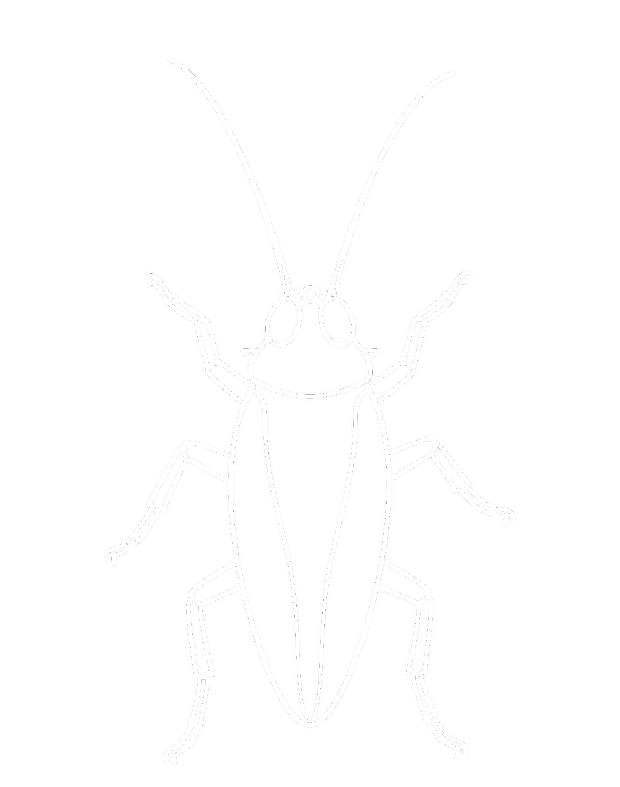
#> input picture assets/experiments/bug_v2/01_detailed.png, 620 x 787 px
$ python generate_bug_v2_frame01_simple.py
#> lines starting #> are read from the running program, lines starting #| are printed output that depends on the picture
#!/usr/bin/env python3
"""
Bug v2 frame 01 — SIMPLIFIED thick-line contact pose.

Keeps the detailed candidate as reference. Does not touch live public assets.

Why simple:
  - Bug is ~24px on screen — tiny details vanish
  - Full 6-leg + antenna realism is hard to animate consistently across 10 frames
  - Unity live asset uses thick strokes (~16px on source); detailed AI pass was ~5px

Outputs:
  assets/experiments/bug_v2/01_simple.png          (primary candidate now)
  assets/source/bug_v2/01_simple.svg
  assets/reference/previews/bug_v2_01_simple_*.png
"""
from __future__ import annotations

import math
from pathlib import Path

from PIL import Image, ImageDraw, ImageFilter

ROOT = Path(__file__).resolve().parents[1]
EXP = ROOT / "assets" / "experiments" / "bug_v2"
SRC = ROOT / "assets" / "source" / "bug_v2"
PREV = ROOT / "assets" / "reference" / "previews"

W, H = 620, 787
CX = 310.0
BASELINE = 762.0
WHITE = (255, 255, 255, 255)
GRAY = (136, 136, 136, 255)

# Match Unity thickness feel (Unity ~16px on ~510px-wide sprite)
BODY_W = 18
LEG_W = 16
ANT_W = 12
EYE_W = 14
SEAM_W = 6


def cubic(
    p0: tuple[float, float],
    p1: tuple[float, float],
    p2: tuple[float, float],
    p3: tuple[float, float],
    steps: int = 16,
) -> list[tuple[float, float]]:
    pts: list[tuple[float, float]] = []
    for i in range(steps + 1):
        t = i / steps
        u = 1 - t
        x = u**3 * p0[0] + 3 * u**2 * t * p1[0] + 3 * u * t**2 * p2[0] + t**3 * p3[0]
        y = u**3 * p0[1] + 3 * u**2 * t * p1[1] + 3 * u * t**2 * p2[1] + t**3 * p3[1]
        pts.append((x, y))
    return pts


def stroke(
    draw: ImageDraw.ImageDraw,
    pts: list[tuple[float, float]],
    color: tuple[int, int, int, int],
    width: float,
) -> None:
    if len(pts) < 2:
        return
    w = max(1, int(round(width)))
    draw.line(pts, fill=color, width=w, joint="curve")
    r = max(1, w // 2)
    for x, y in (pts[0], pts[-1]):
        draw.ellipse((x - r, y - r, x + r, y + r), fill=color)


def teardrop(cx: float, cy: float, rx: float, ry: float, taper: float = 0.70, n: int = 56) -> list[tuple[float, float]]:
    pts: list[tuple[float, float]] = []
    for i in range(n):
        a = (i / n) * math.tau - math.pi / 2
        v = (math.sin(a) + 1) / 2  # 0 top → 1 bottom
        sx = 1.05 - (1.05 - taper) * v
        pts.append((cx + math.cos(a) * rx * sx, cy + math.sin(a) * ry))
    pts.append(pts[0])
    return pts


def draw_simple(img: Image.Image) -> None:
    d = ImageDraw.Draw(img)
    bc = CX + 4
    body_cy = 450.0
    eye_cy = 248.0

    # --- 6 legs: ONE bend each (hip → knee → foot). No claws, spines, tarsi. ---
    # Contact tripod: L-front, R-mid, L-hind planted on baseline.
    legs = [
        # L-front planted
        ((bc - 36, 300), (bc - 110, 380), (bc - 130, BASELINE - 2), True),
        # R-front raised
        ((bc + 38, 295), (bc + 120, 270), (bc + 150, 340), False),
        # L-mid raised
        ((bc - 68, 410), (bc - 145, 450), (bc - 160, 530), False),
        # R-mid planted
        ((bc + 70, 415), (bc + 145, 500), (bc + 155, BASELINE - 2), True),
        # L-hind planted (long)
        ((bc - 52, 540), (bc - 100, 660), (bc - 85, BASELINE - 2), True),
        # R-hind raised
        ((bc + 55, 535), (bc + 120, 630), (bc + 145, 700), False),
    ]
    for hip, knee, foot, planted in legs:
        path = cubic(hip, ((hip[0] + knee[0]) / 2, (hip[1] + knee[1]) / 2), knee, foot, 14)
        stroke(d, path, WHITE, LEG_W if planted else LEG_W - 1)

    # --- Abdomen: thick hollow teardrop ---
    stroke(d, teardrop(bc, body_cy, 118, 210, taper=0.68), WHITE, BODY_W)
    # single center seam (gray, thin — optional read at scale)
    stroke(d, [(bc, body_cy - 170), (bc, body_cy + 180)], GRAY, SEAM_W)

    # --- Pronotum: one simple shield ---
    d.ellipse((bc - 70, eye_cy + 10, bc + 70, eye_cy + 85), outline=WHITE, width=BODY_W - 2)

    # --- Eyes only (no ocelli / spikes / mouth bumps) ---
    for ex in (bc - 26, bc + 26):
        d.ellipse((ex - 24, eye_cy - 28, ex + 24, eye_cy + 30), outline=WHITE, width=EYE_W)

    # --- Antennae: 2 thick simple curves ---
    stroke(
        d,
        cubic((bc - 8, eye_cy - 30), (bc - 40, eye_cy - 90), (bc - 55, 110), (bc - 62, 55), 12),
        WHITE,
        ANT_W,
    )
    stroke(
        d,
        cubic((bc + 10, eye_cy - 28), (bc + 50, eye_cy - 85), (bc + 78, 120), (bc + 95, 70), 12),
        WHITE,
        ANT_W,
    )


def svg_simple() -> str:
    bc = CX + 4
    body_cy = 450.0
    eye_cy = 248.0
    lines = [
        '<?xml version="1.0" encoding="UTF-8"?>',
        f'<svg xmlns="http://www.w3.org/2000/svg" width="{W}" height="{H}" viewBox="0 0 {W} {H}">',
        "  <!-- Bug v2 SIMPLE frame 01 — thick lines, low detail, contact pose -->",
        '  <g fill="none" stroke-linecap="round" stroke-linejoin="round">',
    ]

    def poly(pts: list[tuple[float, float]], color: str, width: float) -> None:
        s = " ".join(f"{x:.1f},{y:.1f}" for x, y in pts)
        lines.append(f'    <polyline points="{s}" stroke="{color}" stroke-width="{width}"/>')

    legs = [
        ((bc - 36, 300), (bc - 110, 380), (bc - 130, BASELINE - 2), True),
        ((bc + 38, 295), (bc + 120, 270), (bc + 150, 340), False),
        ((bc - 68, 410), (bc - 145, 450), (bc - 160, 530), False),
        ((bc + 70, 415), (bc + 145, 500), (bc + 155, BASELINE - 2), True),
        ((bc - 52, 540), (bc - 100, 660), (bc - 85, BASELINE - 2), True),
        ((bc + 55, 535), (bc + 120, 630), (bc + 145, 700), False),
    ]
    for hip, knee, foot, planted in legs:
        path = cubic(hip, ((hip[0] + knee[0]) / 2, (hip[1] + knee[1]) / 2), knee, foot, 14)
        poly(path, "#ffffff", LEG_W if planted else LEG_W - 1)

    poly(teardrop(bc, body_cy, 118, 210, taper=0.68), "#ffffff", BODY_W)
    poly([(bc, body_cy - 170), (bc, body_cy + 180)], "#888888", SEAM_W)
    lines.append(
        f'    <ellipse cx="{bc}" cy="{eye_cy + 47.5}" rx="70" ry="37.5" stroke="#ffffff" stroke-width="{BODY_W - 2}"/>'
    )
    for ex in (bc - 26, bc + 26):
        lines.append(
            f'    <ellipse cx="{ex}" cy="{eye_cy}" rx="24" ry="29" stroke="#ffffff" stroke-width="{EYE_W}"/>'
        )
    for ant in (
        cubic((bc - 8, eye_cy - 30), (bc - 40, eye_cy - 90), (bc - 55, 110), (bc - 62, 55), 12),
        cubic((bc + 10, eye_cy - 28), (bc + 50, eye_cy - 85), (bc + 78, 120), (bc + 95, 70), 12),
    ):
        poly(ant, "#ffffff", ANT_W)

    lines += ["  </g>", "</svg>", ""]
    return "\n".join(lines)


def fit(src: Image.Image) -> Image.Image:
    src = src.convert("RGBA")
    bb = src.getbbox()
    if not bb:
        return Image.new("RGBA", (W, H), (0, 0, 0, 0))
    c = src.crop(bb)
    th = int(H * 0.90)
    sc = th / c.height
    nw, nh = max(1, int(c.width * sc)), max(1, int(c.height * sc))
    if nw > int(W * 0.90):
        sc = (W * 0.90) / c.width
        nw, nh = max(1, int(c.width * sc)), max(1, int(c.height * sc))
    r = c.resize((nw, nh), Image.Resampling.LANCZOS)
    out = Image.new("RGBA", (W, H), (0, 0, 0, 0))
    out.alpha_composite(r, ((W - nw) // 2, max(6, int(BASELINE) - nh + 4)))
    return out


def main() -> None:
    EXP.mkdir(parents=True, exist_ok=True)
    SRC.mkdir(parents=True, exist_ok=True)
    PREV.mkdir(parents=True, exist_ok=True)

    # Preserve detailed AI candidate as named reference
    detailed = EXP / "01.png"
    detailed_ref = EXP / "01_detailed.png"
    if detailed.exists() and not detailed_ref.exists():
        detailed_ref.write_bytes(detailed.read_bytes())

    (SRC / "01_simple.svg").write_text(svg_simple(), encoding="utf-8")

    img = Image.new("RGBA", (W, H), (0, 0, 0, 0))
#> img: PIL image 620x787 RGBA; every value is 0
    draw_simple(img)
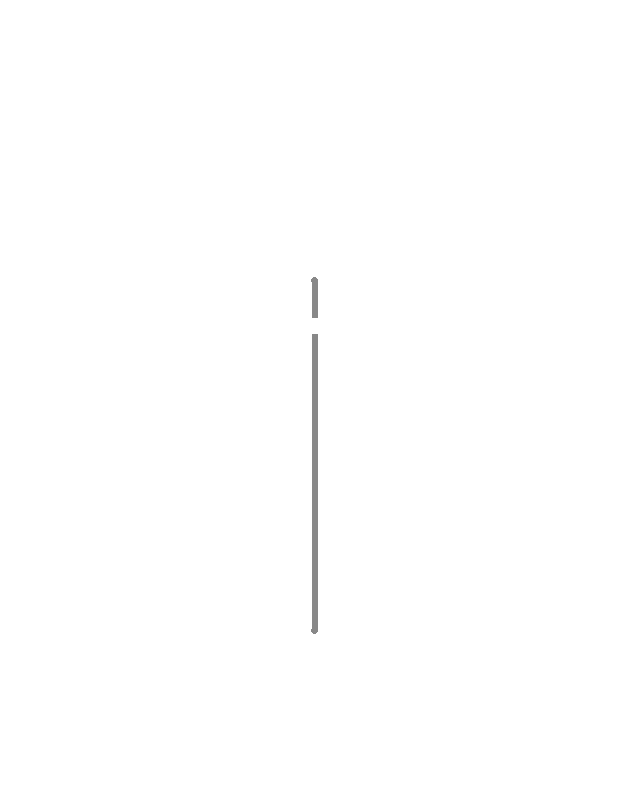
#> img: PIL image 620x787 RGBA; mean R, G, B, A 26.8, 26.8, 26.8, 27.3; transparent parts drawn white
    img = img.filter(ImageFilter.GaussianBlur(0.2))
    simple_path = EXP / "01_simple.png"
    img.save(simple_path)

    # Also promote as the active experiment 01.png (detailed kept as 01_detailed.png)
    img.save(EXP / "01.png")

    road = Image.new("RGBA", (W, H), (8, 8, 8, 255))
    road.alpha_composite(img)
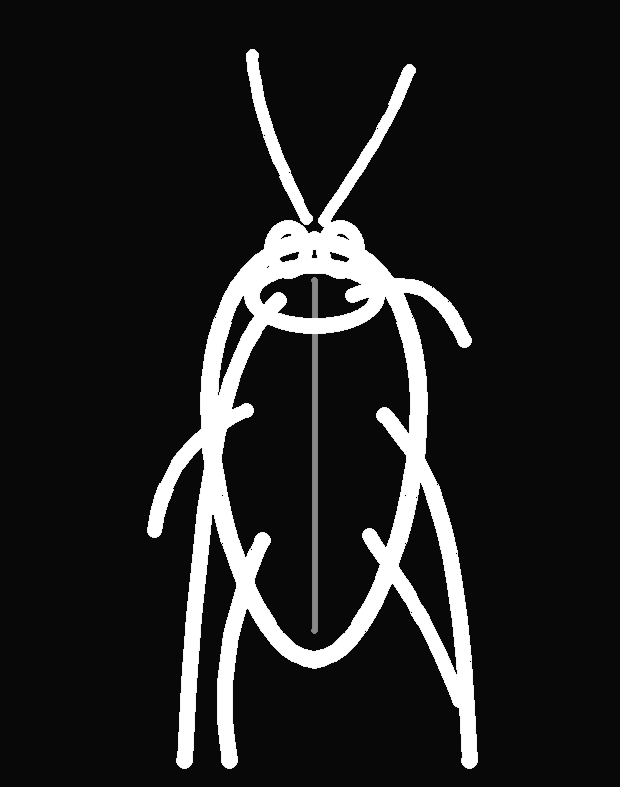
#> road: PIL image 620x787 RGBA; mean R, G, B, A 33.8, 33.8, 33.8, 255
    road.save(PREV / "bug_v2_01_simple_on_road.png")

    # game scale
    gh = 48
    gw = max(1, int(W * gh / H))
    tiny = img.resize((gw, gh), Image.Resampling.LANCZOS)
    sheet = Image.new("RGBA", (gw * 6, gh * 4), (8, 8, 8, 255))
    for r in range(4):
        for c in range(6):
            sheet.alpha_composite(tiny, (c * gw, r * gh))
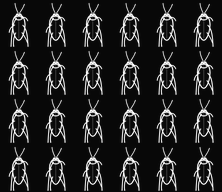
#> sheet: PIL image 222x192 RGBA; mean R, G, B, A 35.2, 35.2, 35.2, 255
    sheet.save(PREV / "bug_v2_01_simple_game_scale.png")

    # compare: detailed | simple | live
    detailed_im = (
        Image.open(detailed_ref)
        if detailed_ref.exists()
        else Image.open(EXP / "01_ai.png")
    )
#> detailed_im is the input picture: PIL image 620x787 RGBA; mean R, G, B, A 11, 11, 11, 9.4
#> (the run stopped early here; a loop or call above may not have finished)
